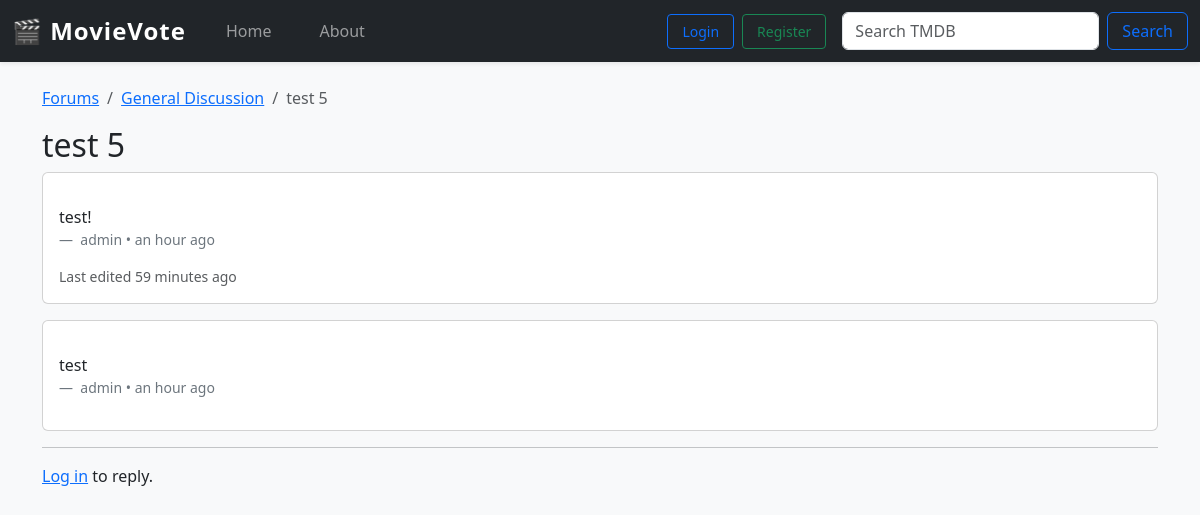
/forum/general-discussion/6-test-5/, run on the app's committed database.
### forum/models.py (models this page shows, shortened)
class Topic(models.Model):
    forum       = models.ForeignKey(Forum, related_name="topics",
                                    on_delete=models.CASCADE)
    title       = models.CharField(max_length=140)
    slug        = models.SlugField(max_length=150, blank=True)
    starter     = models.ForeignKey(User, on_delete=models.CASCADE)
    created_at  = models.DateTimeField(default=timezone.now)
    updated_at  = models.DateTimeField(default=timezone.now)
    view_count  = models.PositiveIntegerField(default=0)
    reply_count = models.PositiveIntegerField(default=0)
    pinned      = models.BooleanField(default=False)
    locked      = models.BooleanField(default=False)
    class Meta:
        ordering = ("-pinned", "-updated_at")

class Forum(models.Model):
    category    = models.ForeignKey(Category, related_name="forums",
                                    on_delete=models.CASCADE)
    name        = models.CharField(max_length=80)
    slug        = models.SlugField(max_length=90, unique=True, blank=True)
    blurb       = models.CharField(max_length=255, blank=True)
    position    = models.PositiveSmallIntegerField(default=0)
    topic_count = models.PositiveIntegerField(default=0)
    post_count  = models.PositiveIntegerField(default=0)
    last_post = models.ForeignKey(
        "Post", null=True, blank=True,
        on_delete=models.SET_NULL,
        related_name="+"
    )
    class Meta:
        ordering = ("position",)

class Post(models.Model):
    topic       = models.ForeignKey(Topic, related_name="posts",
                                    on_delete=models.CASCADE)
    author      = models.ForeignKey(User, on_delete=models.CASCADE)
    message     = models.TextField(max_length=10_000)
    created_at  = models.DateTimeField(default=timezone.now)
    edited_at   = models.DateTimeField(null=True, blank=True)
    class Meta:
        ordering = ("created_at",)

### forum/views.py (the view)
class TopicDetail(DetailView):
    model = Topic
    template_name = "forum/topic.html"
    pk_url_kwarg  = "pk"
    def get_object(self):
        obj = super().get_object()
        Topic.objects.filter(pk=obj.pk).update(view_count=F("view_count") + 1)
        return obj
    def get_context_data(self, **kwargs):
        ctx = super().get_context_data(**kwargs)
        ctx["post_form"] = PostForm()  # inject a blank form
        return ctx

### forum/forms.py
class PostForm(forms.ModelForm):
    class Meta:
        model  = Post
        fields = ("message",)
        widgets = {"message": forms.Textarea(attrs={"rows": 5})}

### templates/forum/topic.html (shortened to what this page needs)
{% extends "movies/base.html" %}
{% load humanize %}
{% block content %}
<nav aria-label="breadcrumb">
  <ol class="breadcrumb">
    <li class="breadcrumb-item"><a href="{% url 'forum:index' %}">Forums</a></li>
    <li class="breadcrumb-item">
      <a href="{% url 'forum:board' object.forum.slug %}">{{ object.forum.name }}</a>
    </li>
    <li class="breadcrumb-item active" aria-current="page">{{ object.title }}</li>
  </ol>
</nav>
<h2>{{ object.title }}</h2>
{% for post in object.posts.all %}
  <div class="card mb-3">
    <div class="card-body">
      <p>{{ post.message|linebreaks }}</p>
      <footer class="blockquote-footer">
        {{ post.author }} • {{ post.created_at|naturaltime }}
      </footer>
        {% if post.edited_at %}
        <div class="text-muted small">
          Last edited {{ post.edited_at|naturaltime }}
        </div>
      {% endif %}
    </div>
  </div>
{% endfor %}
<hr>
{% if user.is_authenticated %}
  <h5 class="mb-3">Reply</h5>
  <form method="post" action="{% url 'forum:reply' object.pk %}">
    {% csrf_token %}
    {{ post_form.as_p }}
    <button class="btn btn-primary">Submit</button>
  </form>
{% else %}
  <p><a href="{% url 'login' %}">Log in</a> to reply.</p>
{% endif %}
{% endblock %}

### movies/static/css/movies.css (style rules this page uses)
body { background-color: #f8f9fa; }

### data on the page
Topic: forum.name "General Discussion", title "test 5"
Post: message "test!", author "admin", created_at "an hour ago", edited_at "59 minutes ago"
Post: message "test", author "admin", created_at "an hour ago"
